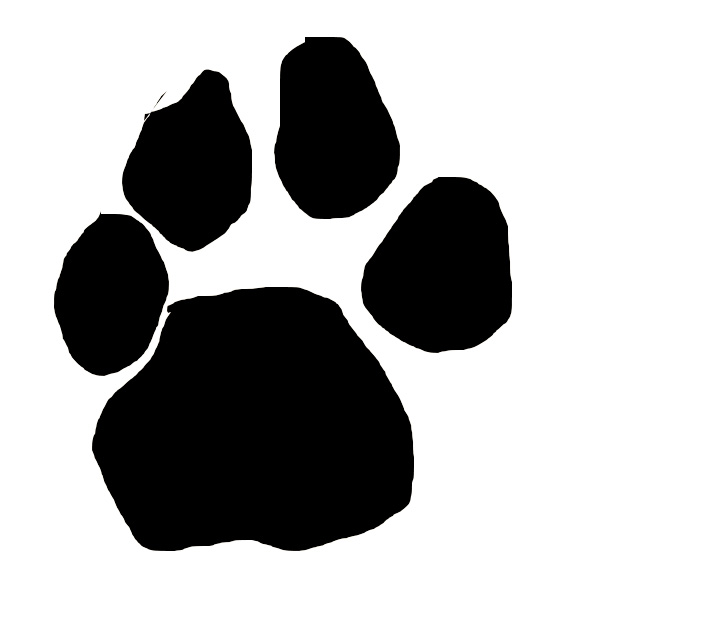
#> input picture images/unmarked/masks/Female Archback 4.jpg, 717 x 617 px
$ python template_morphing.py   (older library calls are emulated)
#> lines starting #> are read from the running program, lines starting #| are printed output that depends on the picture
### test_image_blur.py
from PIL import Image
import numpy as np
import seaborn as sns
import matplotlib.pyplot as plt
import cv2

#fig, axes = plt.subplots(2, 2, figsize=(7,5))
def pool(image, fn, kernel=5, stride=2):
    h_prev, w_prev, n = image.shape

    h = int((h_prev - kernel) / stride) + 1
    w = int((w_prev - kernel) / stride) + 1

    downsampled = np.zeros((h, w, n))

    for i in range(n):
        curr_y = out_y = 0
        # slide the max pooling window vertically across the image
        while curr_y + kernel <= h_prev:
            curr_x = out_x = 0
            # slide the max pooling window horizontally across the image
            while curr_x + kernel <= w_prev:
                # choose the maximum value within the window at each step and store it to   the output matrix

                downsampled[out_y, out_x, i] = fn(image[curr_y:curr_y + kernel,
                                                  curr_x:curr_x + kernel, i])

                curr_x += stride
                out_x += 1
            curr_y += stride
            out_y += 1

    return downsampled


def scan(image, filt, stride=1):
    kernel = filt.shape[0]
    h_prev, w_prev, n = image.shape

    h = int((h_prev - kernel) / stride) + 1
    w = int((w_prev - kernel) / stride) + 1
    downsampled = np.zeros((h, w, n))

    for i in range(n):
        curr_y = out_y = 0
        # slide the max pooling window vertically across the image
        while curr_y + kernel <= h_prev:
            curr_x = out_x = 0
            # slide the max pooling window horizontally across the image
            while curr_x + kernel <= w_prev:
                # choose the maximum value within the window at each step and store it to   the output matrix

                downsampled[out_y, out_x, i] = np.sum(filt *
                                                      image[curr_y:curr_y + kernel,
                                                      curr_x:curr_x + kernel, i])

                curr_x += stride
                out_x += 1
            curr_y += stride
            out_y += 1

    return downsampled

img = cv2.imread('images/unmarked/masks/Female Archback 4.jpg')
#> img is the input picture: shape (617, 717, 3); mean B, G, R 178.1, 178.1, 178.1
blur = cv2.bilateralFilter(img,40,100,100)


# [6 lines of commented-out code are left out]
def detectEdges(arg, size=5):
    img = pool(arg[:, :, :2], np.mean, kernel=50)
    hor = np.zeros((size, size))
    hor[size // 2 - 1, :] = -10
    hor[size // 2, :] = 10

    vert = np.zeros((size, size))
    vert[:, size // 2 - 1] = -10
    vert[:, size // 2] = 10

    img1 = scan(img[:, :, :2], hor)
    img2 = scan(img[:, :, :2], vert)

    img1 = np.abs(img1)
    img2 = np.abs(img2)

    img = img2 + img1
    return np.sum(img, axis=2)
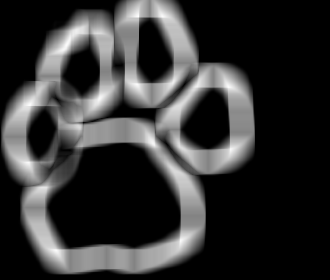
#> returned value: shape (280, 330) float64; min 0, max 1978.1, mean 398.4; drawn with min black and max white

# [11 lines left out: function auto_canny, not called in this run]
# [8 lines of commented-out code are left out]
plt.imshow(detectEdges(img))

#sns.heatmap(auto_canny(blur), ax=axes[2,1],cbar=None)
plt.tight_layout()

#axes[0].axis("off")
plt.show()

# plt.show()

### template_morphing.py
# [18 lines of commented-out code are left out]

import numpy as np
import cv2
from matplotlib import pyplot as plt
from test_image_blur import detectEdges

img1 = cv2.imread('images/unmarked/train_cnn/Female Archback 4.jpg', 0)          # queryImage
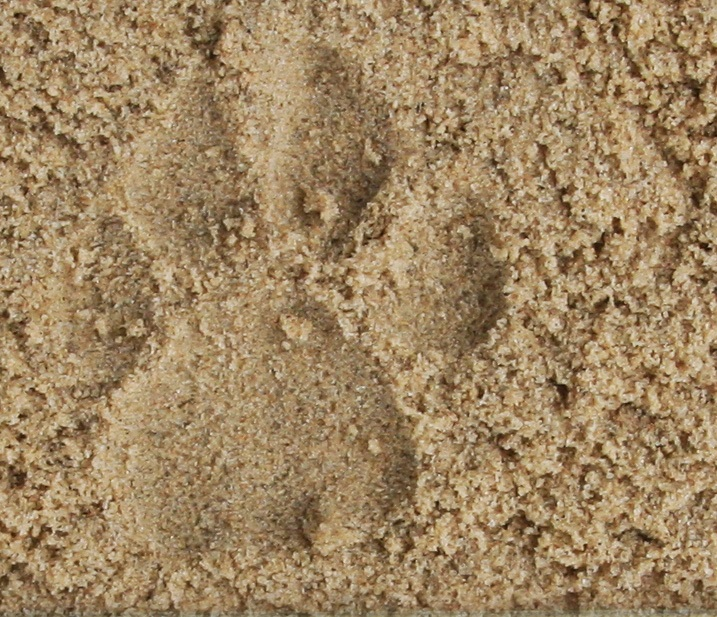
#> input picture images/unmarked/train_cnn/Female Archback 4.jpg, 717 x 617 px
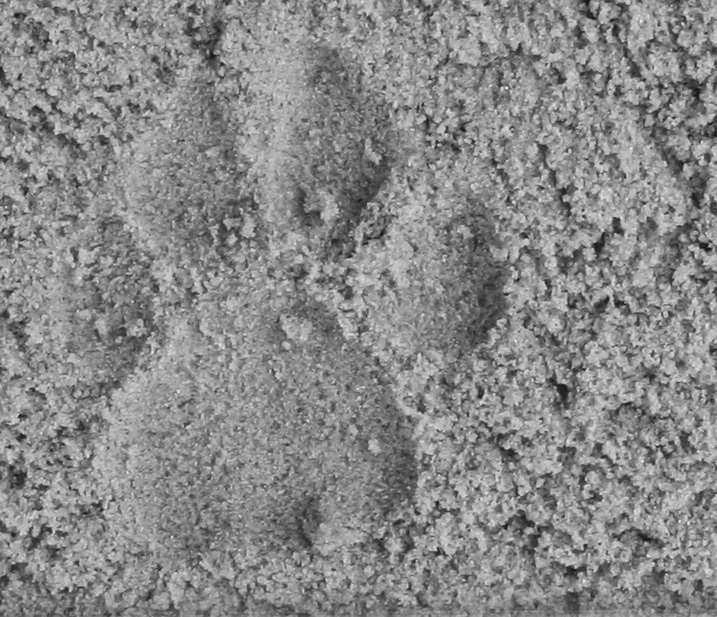
#> img1: shape (617, 717); min 14, max 235, mean 136.7
#img1 = detectEdges(img1)
img2 = cv2.imread('images/unmarked/train_cnn/Female Archback 4.jpg',0) # trainImage
#img2 = detectEdges(img2)

# Initiate SIFT detector
orb = cv2.ORB()

# find the keypoints and descriptors with SIFT
kp1, des1 = orb.detectAndCompute(img1,None)
#> kp1 = 500 keypoints; strongest (x, y, size): (437, 502, 31), (584, 545, 31), (437, 141, 31), (435, 550, 31)
kp2, des2 = orb.detectAndCompute(img2,None)
#> kp2 has the same summary as kp1

# create BFMatcher object
bf = cv2.BFMatcher(cv2.NORM_HAMMING, crossCheck=True)

# Match descriptors.
matches = bf.match(des1,des2)
#> matches = 500 matches

# Sort them in the order of their distance.
matches = sorted(matches, key = lambda x:x.distance)

# Draw first 10 matches.
#> (the run stopped early here; a loop or call above may not have finished)
